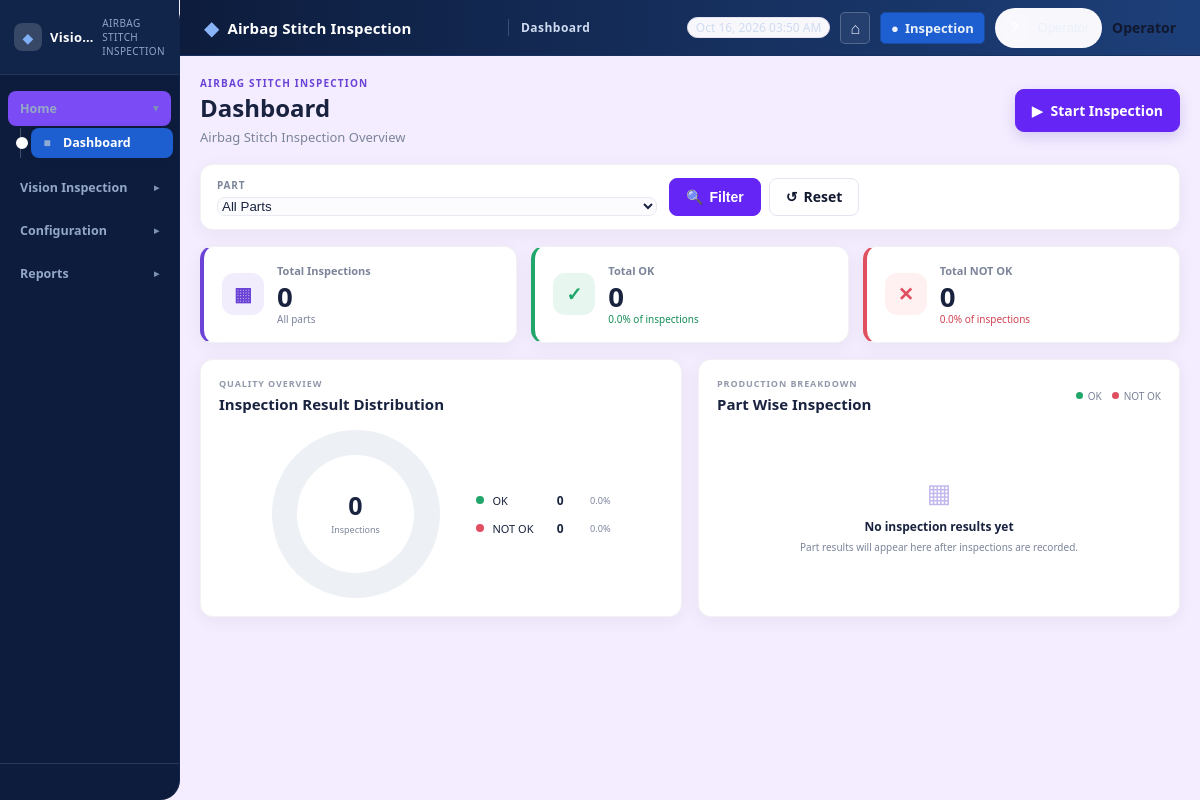
The app's page /vision-inspection/, older data.
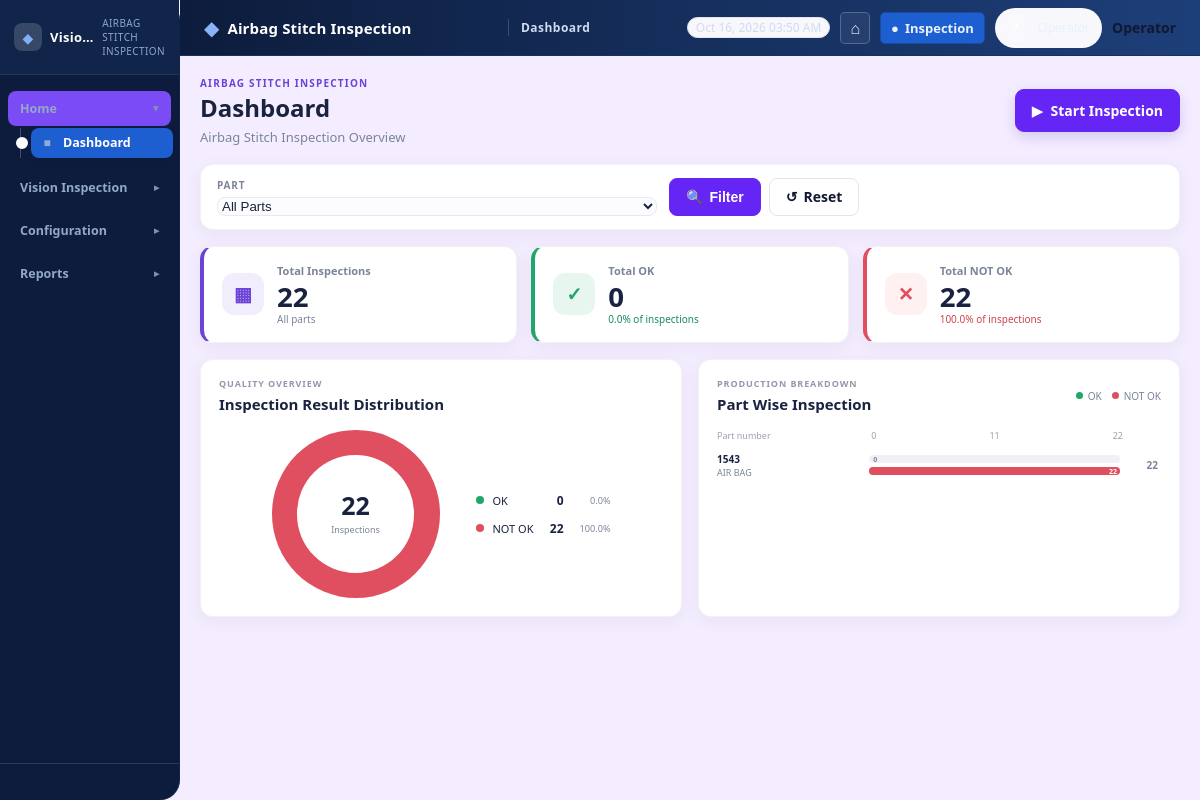
The same page, newer data.
### VisionInspection/models.py (models this page shows, shortened)
class VisionInspectionLog(models.Model):
    employee_code = models.CharField(max_length=100, blank=True, null=True)
    part_number = models.CharField(max_length=40, blank=True, null=True)
    barcode = models.CharField(max_length=80, blank=True, default="")
    error_details = models.TextField(blank=True, null=True)
    preset_name = models.CharField(max_length=200, blank=True, null=True)
    preset_version = models.PositiveIntegerField(blank=True, null=True)
    yolo_model_name = models.CharField(max_length=200, blank=True, null=True)
    yolo_model_version = models.CharField(max_length=100, blank=True, null=True)
    timestamp = models.DateTimeField(auto_now_add=True)
    result = models.CharField(
        max_length=20,
        choices=[
            ("OK", "OK"),
            ("NOT_OK", "NOT OK"),
            ("ERROR", "INSPECTION ERROR"),
        ],
        default="ERROR",
    )
    roi_results = models.JSONField(
        default=list,
        help_text='[{"roi_name": "ROI-01", "result": "MATCH", "expected": "bolt x4", "detected": "bolt x4"}]',
    )
    detected_objects = models.JSONField(
        default=list,
        help_text='[{"class": "bolt", "confidence": 0.92, "bbox": [x1,y1,x2,y2]}]',
    )
    inspection_image = models.ImageField(
        upload_to="vision_inspection/results/", blank=True, null=True
    )
    stable_frames_used = models.PositiveIntegerField(default=0)
    part_bbox = models.JSONField(blank=True, null=True)
    trigger_zone_polygon = models.JSONField(blank=True, null=True)
    class Meta:
        db_table = "vision_inspection_log"
        ordering = ["-timestamp"]
        verbose_name = "Vision Inspection Log"
        verbose_name_plural = "Vision Inspection Logs"
        indexes = [
            models.Index(fields=["timestamp"], name="vi_log_ts_idx"),
            models.Index(fields=["part_number"], name="vi_log_part_idx"),
            models.Index(fields=["result"], name="vi_log_result_idx"),
            models.Index(fields=["employee_code"], name="vi_log_emp_idx"),
        ]

class VisionInspectionPart(models.Model):
    part_number = models.CharField(max_length=40, unique=True)
    part_name = models.CharField(max_length=200)
    description = models.TextField(blank=True, null=True)
    part_number_normalized = models.CharField(
        max_length=40,
        unique=True,
        editable=False,
        help_text="Case-normalized part number (unique). Maintained on save().",
    )
    is_active = models.BooleanField(default=True)
    created_at = models.DateTimeField(auto_now_add=True)
    updated_at = models.DateTimeField(auto_now=True)
    class Meta:
        db_table = "vision_inspection_part"
        ordering = ["part_number"]
        verbose_name = "Vision Inspection Part"
        verbose_name_plural = "Vision Inspection Parts"
    def save(self, *args, **kwargs):
        self.part_number_normalized = normalize_token(self.part_number)
        super().save(*args, **kwargs)

### VisionInspection/ui_views.py (the view)
def dashboard(request):
    filters = records.read_filters(request.GET)
    logs = records.filter_logs(None, filters)
    summary = records.summarize(logs)
    parts = _parts_for_filter()
    part_names = {part["part_number"]: part["part_name"] for part in parts}
    grouped_parts = list(
        logs.values("part_number")
        .annotate(
            total=Count("pk"),
            ok=Count("pk", filter=Q(result=records.RESULT_OK)),
            not_ok=Count("pk", filter=Q(result=records.RESULT_NOT_OK)),
        )
        .order_by("-total", "part_number")
    )
    chart_max = max((row["total"] for row in grouped_parts), default=0)
    classified_total = summary["ok"] + summary["not_ok"]
    part_rows = [
        {
            "part_number": row["part_number"] or "Unknown",
            "part_name": part_names.get(row["part_number"] or "", ""),
            "total": row["total"],
            "ok": row["ok"],
            "not_ok": row["not_ok"],
            "ok_width": round(100 * row["ok"] / chart_max, 1) if chart_max else 0,
            "not_ok_width": (
                round(100 * row["not_ok"] / chart_max, 1) if chart_max else 0
            ),
        }
        for row in grouped_parts
    ]
    context = {
        "sidebar_active": "dashboard",
        "filters": filters,
        "selected_part": filters["part"],
        "parts": parts,
        "summary": summary,
        "classified_total": classified_total,
        "donut_ok_degrees": (
            round(360 * summary["ok"] / classified_total, 1)
            if classified_total
            else 0
        ),
        "donut_classified_degrees": 360 if classified_total else 0,
        "part_rows": part_rows,
        "chart_max": chart_max,
        "chart_mid": round(chart_max / 2),
    }
    return render(request, "VisionInspection/ui/dashboard.html", context)

### VisionInspection/services/inspection_records.py (called while the page is built)
def clean(value, max_length):
    if value is None:
        return ""
    return str(value).strip()[:max_length]

def clean_date(value):
    value = clean(value, DATE_MAX)
    return value if _DATE_RE.match(value) else ""

def read_filters(params):
    return {
        "date_from": clean_date(params.get("date_from")),
        "date_to": clean_date(params.get("date_to")),
        "part": clean(params.get("part"), PART_NUMBER_MAX),
        "part_number": clean(params.get("part_number"), PART_NUMBER_MAX),
        "part_name": clean(params.get("part_name"), PART_NAME_MAX),
        "employee": clean(params.get("employee"), EMPLOYEE_MAX),
        "unique_number": clean(params.get("unique_number"), UNIQUE_NUMBER_MAX),
        "result": clean(params.get("result"), RESULT_MAX).upper(),
    }

### VisionInspection/ui_views.py (called while the page is built)
def _parts_for_filter():
    return [
        {"part_number": part.part_number, "part_name": part.part_name or ""}
        for part in VisionInspectionPart.objects.all().order_by("part_number")
    ]

### VisionInspection/templates/VisionInspection/ui/dashboard.html (shortened to what the changed rows need)
{% extends "VisionInspection/ui/base.html" %}
{% load static %}
{% block extra_head %}
    <link rel="stylesheet" href="{% static 'VisionInspection/css/dashboard.css' %}?v=20261015-1">
{% endblock %}
{% block header_title %}Dashboard{% endblock %}
{% block content %}
<div class="vi-dash">
    <section class="vi-dash-heading" aria-labelledby="dashboardTitle">
        <div>
            <h2 class="vi-page-title" id="dashboardTitle">Dashboard</h2>
        </div>
    </section>
    <section class="vi-dash-kpis" aria-label="Inspection summary">
        <article class="vi-card vi-dash-kpi" data-tone="purple">
            <div>
                <p class="vi-dash-kpi-label">Total Inspections</p>
                <p class="vi-dash-kpi-value">{{ summary.total }}</p>
                <p class="vi-dash-kpi-note">{% if selected_part %}Part {{ selected_part }}{% else %}All parts{% endif %}</p>
            </div>
        </article>
        <article class="vi-card vi-dash-kpi" data-tone="red">
            <div>
                <p class="vi-dash-kpi-label">Total NOT OK</p>
                <p class="vi-dash-kpi-value">{{ summary.not_ok }}</p>
                <p class="vi-dash-kpi-note">{{ summary.not_ok_pct|floatformat:"1" }}% of inspections</p>
            </div>
        </article>
    </section>
    <section class="vi-dash-analytics" aria-label="Inspection analytics">
        <article class="vi-card vi-dash-chart-card">
            <div class="vi-dash-donut-layout">
                <div class="vi-dash-donut"
                     style="--ok-sweep: {{ donut_ok_degrees }}deg; --classified-sweep: {{ donut_classified_degrees }}deg"
                     role="img"
                     aria-label="Inspection outcomes: {{ summary.ok }} OK, {{ summary.not_ok }} NOT OK, {{ summary.incomplete_error }} other or incomplete, {{ summary.total }} total">
                    <div class="vi-dash-donut-hole">
                        <strong>{{ summary.total }}</strong>
                        <span>Inspections</span>
                    </div>
                </div>
                <div class="vi-dash-legend">
                    <div class="vi-dash-legend-item">
                        <span class="vi-dash-legend-dot is-not-ok"></span>
                        <span class="vi-dash-legend-label">NOT OK</span>
                        <strong>{{ summary.not_ok }}</strong>
                        <small>{{ summary.not_ok_pct|floatformat:"1" }}%</small>
                    </div>
                </div>
            </div>
        </article>
        <article class="vi-card vi-dash-chart-card">
            {% if part_rows %}
                <div class="vi-dash-bar-axis" aria-hidden="true">
                    <span>Part number</span>
                    <div><span>0</span><span>{{ chart_mid }}</span><span>{{ chart_max }}</span></div>
                </div>
                <div class="vi-dash-bars" role="list" aria-label="OK and NOT OK inspection counts by part number">
                    {% for row in part_rows %}
                        <div class="vi-dash-bar-row" role="listitem" data-part-number="{{ row.part_number }}">
                            <div class="vi-dash-bar-label" title="{{ row.part_number }}{% if row.part_name %} — {{ row.part_name }}{% endif %}">
                                <strong>{{ row.part_number }}</strong>
                                {% if row.part_name %}<span>{{ row.part_name }}</span>{% endif %}
                            </div>
                            <div class="vi-dash-bar-values">
                                <div class="vi-dash-bar-track{% if not row.ok %} is-empty{% endif %}" aria-label="{{ row.ok }} OK">
                                    <b>{{ row.ok }}</b>
                                </div>
                                <div class="vi-dash-bar-track{% if not row.not_ok %} is-empty{% endif %}" aria-label="{{ row.not_ok }} NOT OK">
                                    <span class="vi-dash-bar is-not-ok" style="width: {{ row.not_ok_width }}%"></span>
                                    <b>{{ row.not_ok }}</b>
                                </div>
                            </div>
                            <span class="vi-dash-bar-total" title="Total inspections">{{ row.total }}</span>
                        </div>
                    {% endfor %}
                </div>
            {% else %}
                <div class="vi-dash-empty">
                    <span aria-hidden="true">&#9638;</span>
                    <strong>No inspection results yet</strong>
                    <p>Part results will appear here after inspections are recorded.</p>
                </div>
            {% endif %}
        </article>
    </section>
</div>
{% endblock %}

Row changes from the older to the newer data that the page shows:
added VisionInspectionLog: part_number "1543", part_name "AIR BAG", ok "0", {{ row.not_ok_width }} 100.0 (drawn), not_ok "22", total "22"
Text that changed along with them:
{{ summary.total }}: "0" → "22"
{{ summary.not_ok }}: "0" → "22"
{{ summary.not_ok_pct|floatformat:"1" }}: "0.0" → "100.0"
{{ chart_mid }}: (not shown) → "11"
{{ chart_max }}: (not shown) → "22"
text no longer shown: "▦ No inspection results yet Part results will appear here after inspections are recorded."
text now shown: "Part number 0"
